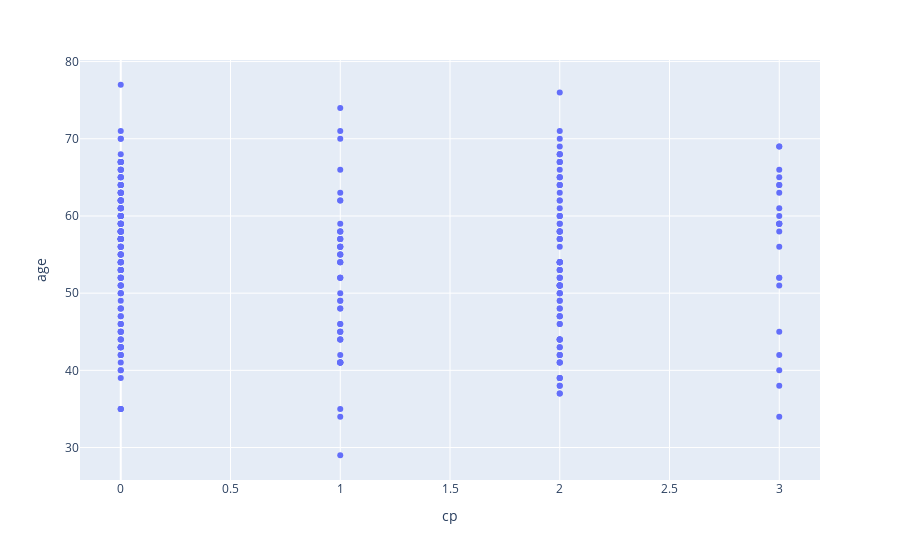

Notebook code for this chart:
### Code cell
px.scatter(data_frame=data,x='cp',y='age')

### Figure 1 — Plotly figure (JSON) as saved in the notebook; plotly's stock layout.template omitted (floating-point values rounded to 4 significant figures; data arrays with more than 128 entries replaced by an {"elided": "..."} marker saying what was removed)
{"data": [{"hoverlabel": {"namelength": 0}, "hovertemplate": "cp=%{x}<br>age=%{y}", "legendgroup": "", "marker": {"color": "#636efa", "symbol": "circle"}, "mode": "markers", "name": "", "showlegend": false, "type": "scatter", "x": {"elided": "303 int values"}, "xaxis": "x", "y": {"elided": "303 int values"}, "yaxis": "y"}], "layout": {"legend": {"tracegroupgap": 0}, "margin": {"t": 60}, "xaxis": {"anchor": "y", "domain": [0, 1], "title": {"text": "cp"}}, "yaxis": {"anchor": "x", "domain": [0, 1], "title": {"text": "age"}}}}
